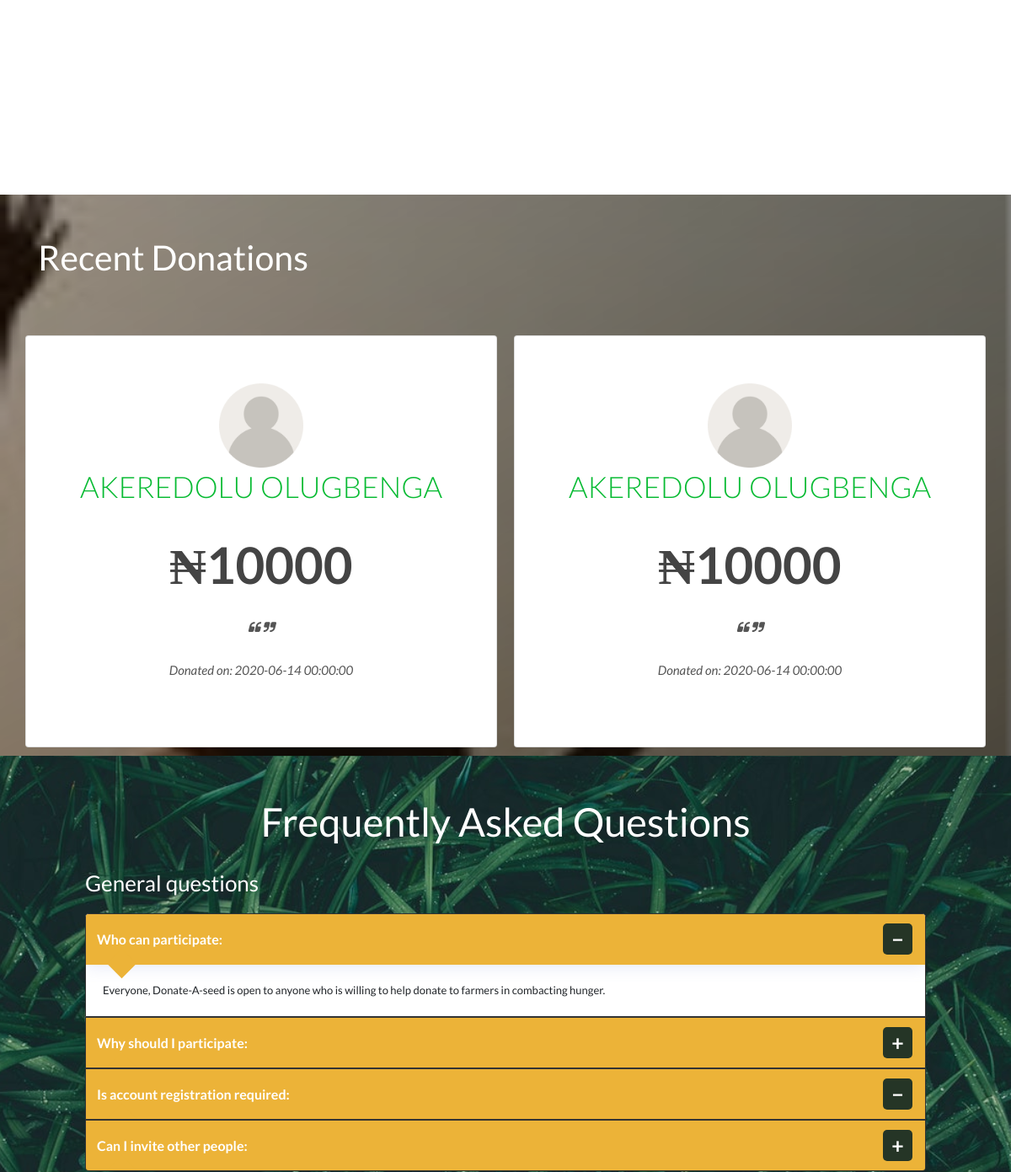
The app's page /index.html (middle part), older data.
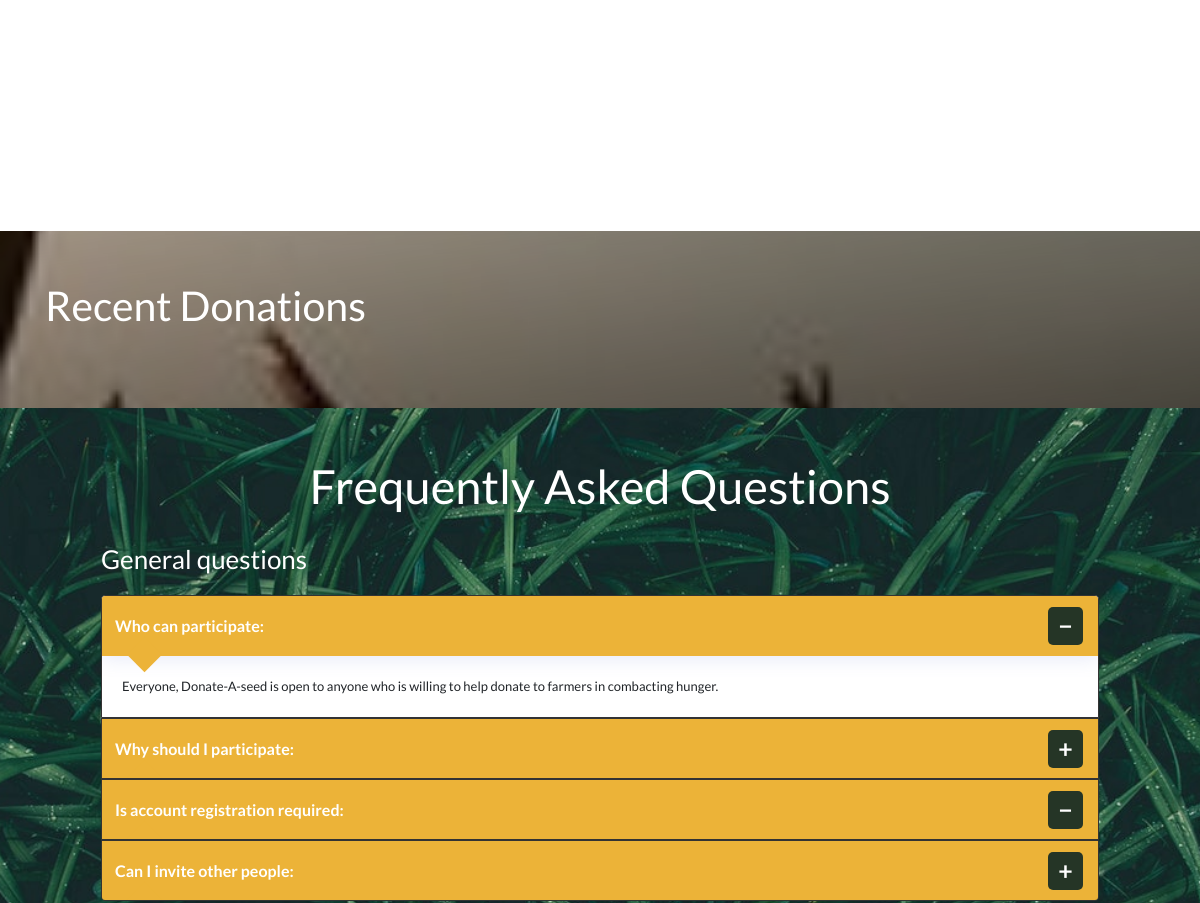
The same page, newer data.
### src/models.py (models this page shows, shortened)
class Donated(db.Model):
    id = db.Column(db.Integer, primary_key=True)
    d_amount = db.Column(db.Integer)
    donated_by_email = db.Column(db.String(75))
    donated_by_id = db.Column(db.Integer, db.ForeignKey('user.id'))
    donator_note = db.Column(db.String, nullable=True)
    date_donated = db.Column(db.DateTime, nullable=False, default=date.today())

class User(UserMixin, db.Model):
    id = db.Column(db.Integer, primary_key=True)
    username = db.Column(db.String(100), unique=True)
    firstname = db.Column(db.String(100))
    lastname = db.Column(db.String(100))
    password = db.Column(db.String(200))
    email = db.Column(db.String(200), unique=True)
    address = db.Column(db.String(75), nullable=True)
    state = db.Column(db.String(75), nullable=True)
    lga = db.Column(db.String(75), nullable=True)
    phone = db.Column(db.Integer, nullable=True)
    bvn = db.Column(db.Integer, nullable=True)
    usertype = db.Column(db.String)
    image_file = db.Column(db.String(20), nullable=False, default='default.png')
    amount_donated = db.relationship(
                                    'Donated',
                                    foreign_keys='Donated.donated_by_id',
                                    backref='donater',
                                    lazy=True)
    @property
    def unhashed_password(self):
        raise AttributeError('Cannot view unhashed password')

### src/routes/main.py (the view)
@main.route('/')
@main.route('/index.html')
def index():
    donations = Donated.query.filter(Donated.d_amount != None).all()
    context = {
        'donations' : donations
    }
    return render_template('index.html', **context)

### src/templates/index.html (shortened to what this page needs)
{% from "base.html" import render_aboutus, render_ourcauses, render_faq, render_contactus, render_ourteam, render_sponsors, render_subscribenews, render_takeaction, render_footer, render_js, render_css, render_donatemodal, render_scrolltotop %}
<!DOCTYPE html>
<html lang="en-us">
<head>
    {{ render_css(render) }}
    <link rel='stylesheet' href="{{ url_for ('static', filename='dcarousel/owl.carousel.min.css')}}" type='text/css' media='all' />
    <link rel='stylesheet' href="{{ url_for ('static', filename='dcarousel/owl.theme.default.min.css')}}" type='text/css' media='all' />
</head>
<body data-rsssl=1 class="home page-template-default page page-id-5680 _masterslider _msp_version_3.2.7 woocommerce-no-js" style="background-image: url(../static/images/body.svg)">
    <div class="body-wrapper float-menu">
        {{ render_ourcauses(render) }}
<section id="donations">
    <div class="wrapper container">
        <div class="dd text-left col">
            <h2 class="pt-5">Recent Donations</h2>
        </div>
        <div class="donation-carousel section-padding owl-carousel owl-theme pt-5">
            {% for donated in donations %}
            <div class="single-testi card col">
                <div class="img-area">
                    <img src="../static/profile_pics/default.png" class="avatar">
                </div>
                <div class="img-text">
                    <h5>{{ donated.donater.firstname }} {{ donated.donater.lastname }}</h5>
                    <div class="mb-2">
                        <h8>&#8358;{{ donated.d_amount }}</h8>
                    </div>
                    <p><i class="fa fa-quote-left"></i>  {{ donated.donator_note }} <i class="fa fa-quote-right"></i></p>
                    <p>Donated on: {{ donated.date_donated }}</p>
                </div>
            </div>
            {% endfor %}
        </div>
    </div>
</section>
        {{ render_faq(render) }}
</body>
</html>

### src/templates/base.html (shortened to what this page needs)
{% macro render_css(render) %}
<link rel="stylesheet" href="https://unpkg.com/tippy.js@6/animations/scale.css"/>
<link rel="stylesheet" href="https://stackpath.bootstrapcdn.com/bootstrap/4.5.0/css/bootstrap.min.css">
<link rel="stylesheet" href="{{ url_for ('static', filename='css/style.css')}}" type="text/css" media='all'>
<link rel='stylesheet' href="{{ url_for ('static', filename='plugins/superfish/css/superfish.css')}}" type='text/css' media='all' />
<link rel='stylesheet' href="{{ url_for ('static', filename='plugins/dl-menu/component.css')}}" type='text/css' media='all' />
<link rel='stylesheet' href="{{ url_for ('static', filename='plugins/font-awesome-new/css/font-awesome.min.css')}}" type='text/css' media='all' />
<link rel='stylesheet' href="{{ url_for ('static', filename='plugins/elegant-font/style.css')}}" type='text/css' media='all' />
<link rel='stylesheet' href="{{ url_for ('static', filename='plugins/fancybox/jquery.fancybox.css')}}" type='text/css' media='all' />
<link rel='stylesheet' href="{{ url_for ('static', filename='plugins/flexslider/flexslider.css')}}" type='text/css' media='all' />
<link rel='stylesheet' href="{{ url_for ('static', filename='css/style-responsive.css')}}" type='text/css' media='all' />
<link rel='stylesheet' href="{{ url_for ('static', filename='css/style-custom.css')}}" type='text/css' media='all' />
<link rel='stylesheet' href="{{ url_for ('static', filename='plugins/masterslider/public/assets/css/masterslider.main.css')}}" type='text/css' media='all' />
<link rel='stylesheet' href="{{ url_for ('static', filename='css/master-custom.css')}}" type='text/css' media='all' />
<link rel="stylesheet" type="text/css" href="https://stackpath.bootstrapcdn.com/font-awesome/4.7.0/css/font-awesome.min.css" media="all">
<link rel='stylesheet' href="{{ url_for ('static', filename='css/my-own.css')}}" type='text/css' media='all' />
{% endmacro %}
{% macro render_ourcauses(render) %}
<section id="our-causes">
    <div class="greennature-color-wrapper  gdlr-show-all no-skin" style="background-color: #ffffff; padding-bottom: 25px; ">
        <div class="container">
            <div class="portfolio-item-wrapper type-classic-portfolio">
                <div class="portfolio-item-holder  greennature-portfolio-column-4">
                    <div class="greennature-isotope" data-type="portfolio" data-layout="fitRows">
                        <div class="three columns">
                            <div class="greennature-item greennature-portfolio-item greennature-classic-portfolio">
                            </div>
                        </div>
                        <div class="three columns">
                            <div class="greennature-item greennature-portfolio-item greennature-classic-portfolio">
                            </div>
                        </div>
                        <div class="three columns">
                            <div class="greennature-item greennature-portfolio-item greennature-classic-portfolio">
                            </div>
                        </div>
                        <div class="three columns">
                            <div class="greennature-item greennature-portfolio-item greennature-classic-portfolio">
                            </div>
                        </div>
                    </div>
                </div>
            </div>
        </div>
    </div>
</section>
{% endmacro %}
{% macro render_faq(render) %}
<section id="faq">
    <div class="container">
        <div class="container faq p-5">
            <div class="col text-center faq">
                <h1>Frequently Asked Questions</h1>
            </div>
            <div class="col">
                <div class="col p-2">
                    <div class="accordion" id="accordionExample">
                        <h4>General questions</h4>
                        <div class="card">
                            <div class="card-header" id="headingOne">
                                <h2 class="mb-0">
                                    <button class="btn btn-link btn-block text-left" type="button" data-toggle="collapse" data-target="#collapseOne" aria-expanded="true" aria-controls="collapseOne">
                                        Who can participate: </button>
                                </h2>
                            </div>
                            <div id="collapseOne" class="collapse show" aria-labelledby="headingOne" data-parent="#accordionExample">
                                <div class="card-body">
                                    Everyone, Donate-A-seed is open to anyone who is willing to help donate
                                    to farmers in combacting hunger. </div>
                            </div>
                        </div>
                        <div class="card">
                            <div class="card-header" id="headingTwo">
                                <h2 class="mb-0">
                                    <button class="btn btn-link btn-block text-left collapsed" type="button" data-toggle="collapse" data-target="#collapseTwo" aria-expanded="false" aria-controls="collapseTwo">
                                        Why should I participate: </button>
                                </h2>
                            </div>
                        </div>
                        <div class="card">
                            <div class="card-header" id="headingThree">
                                <h2 class="mb-0">
                                    <button class="btn btn-link btn-block text-left" type="button" data-toggle="collapse" data-target="#collapseThree" aria-expanded="true" aria-controls="collapseOne">
                                        Is account registration required: </button>
                                </h2>
                            </div>
                        </div>
                        <div class="card">
                            <div class="card-header" id="headingFour">
                                <h2 class="mb-0">
                                    <button class="btn btn-link btn-block text-left collapsed" type="button" data-toggle="collapse" data-target="#collapseFour" aria-expanded="false" aria-controls="collapseFour">
                                        Can I invite other people: </button>
                                </h2>
                            </div>
                        </div>
                    </div>
                </div>
            </div>
        </div>
    </div>
</section>
{% endmacro %}

### src/static/css/style-responsive.css (style rules this page uses)
html body { min-width: 300px; }

### src/static/css/style-custom.css (style rules this page uses)
html.ltie9 body, body { min-width: 1140px; }
.container { max-width: 1140px; }
h1, h2, h3, h4, h5, h6, .greennature-title-font { font-family: "Lato"; }
body, input, textarea, select, .greennature-content-font { font-family: "Lato"; }
body { font-size: 13px; }
h1 { font-size: 47px; }
h2 { font-size: 41px; }
h4 { font-size: 26px; }
.body-wrapper, .greennature-single-lightbox-container { background-color: #ffffff; }
h1, h2, h3, h4, h5, h6, .greennature-title, .greennature-title a { color: #3f3f3f; }

### src/static/css/my-own.css (style rules this page uses)
body { background-size: cover; background-position: center; }
#change .card, .card-header { font-family: "PT Sans", sans-serif; background-color: transparent !important; border: none !important; padding: 0 !important; margin-bottom: 20px; }
.btn-link { width: 100%; height: 60px; color: #fff !important; font-weight: bold !important; text-align: left !important; text-decoration: none !important; }
.btn-link::after { content: '\2212'; width: 35px; font-size: 25px; text-align: center; border-radius: 5px; right: 15px; top: 11px; position: absolute; background-color: rgb(37, 53, 38); }
.btn-link.collapsed::after { content: '\002B' }
.btn-link::before { content: ''; height: 25px; width: 25px; position: absolute; background: #ecb338; z-index: 1; transform: rotate(45deg); left: 30px; top: 46px; }
.card-header { background-color: #ecb338 !important; box-shadow: 0 2px 20px 0 rgba(110, 130, 208, .18); }
#faq { background-image: url(../images/grass-black.jpg); background-position: center; background-size: cover; }
#faq .card { border: 1px solid #333; }
#our-causes { font-family: "PT Sans", sans-serif; background-image: url(../images/body.svg) !important; }
#faq h4,h1 { color: #fff; }
#donations { width: 100%; height: 100%; background: url(../images/happy.jpg) center center no-repeat; background-size: cover; position: sticky; background-attachment: fixed; }
#donations:before { content: ''; position: absolute; height: 100%; width: 100%; background-image: linear-gradient(to bottom right,#0000004b,#000000); opacity: .6; }
#donations .dd h2 { color: #fff; }
#donations .wrapper { width: 1170px; margin: 0 auto; }
.donation-carousel { padding-bottom: 10px; }

Row changes from the older to the newer data that the page shows:
removed Donated: donater.firstname "AKEREDOLU", donater.lastname "OLUGBENGA", d_amount "10000", date_donated "2020-06-14 00:00:00"
